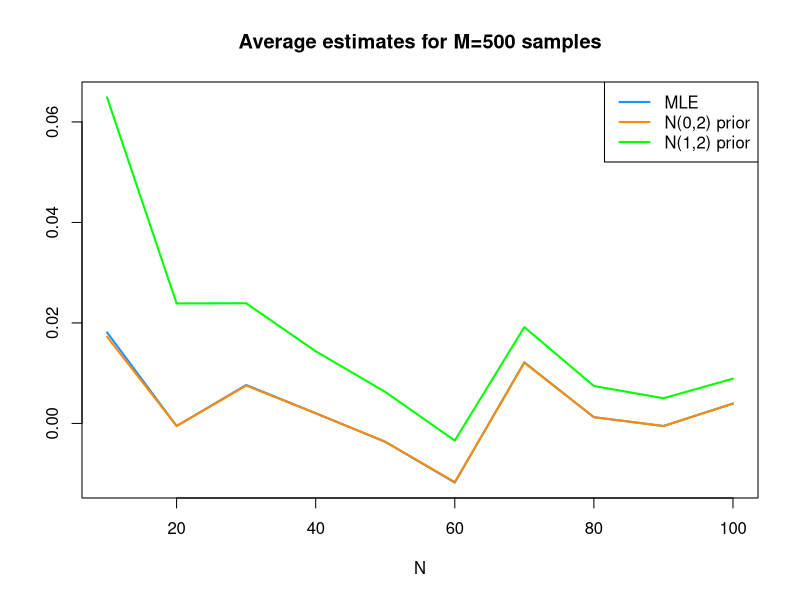
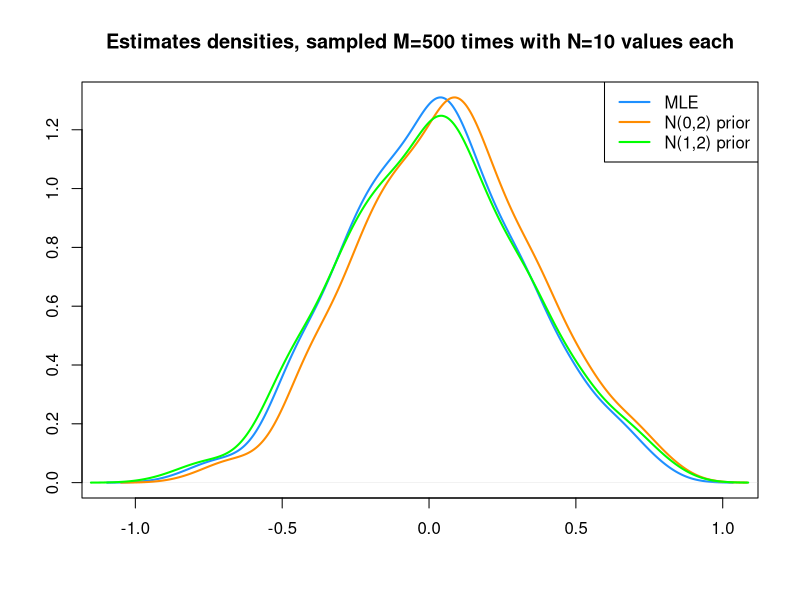
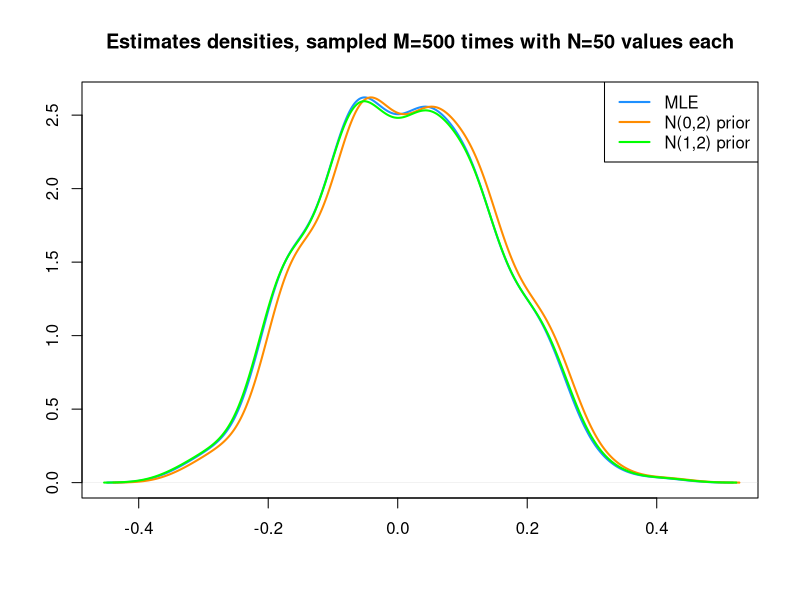
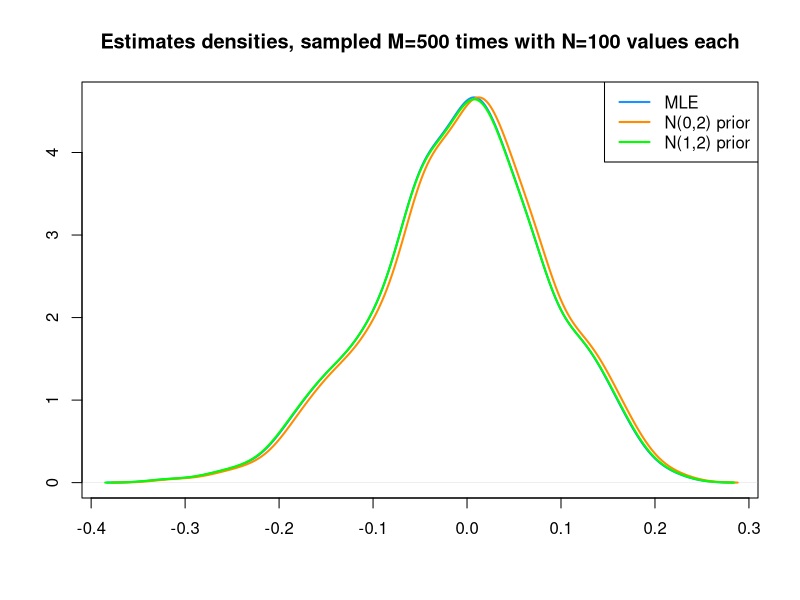

Reproduce these figures in R, in order.
# Generate N normal r.v. + Bayes/MLE estimates
simu_normal <- function(N, M){
    mles = c()
    mas = c()
    mbs = c()
    for(i in 1:M){
        X = rnorm(N, 0, 1)
        mle = mean(X)
        mles = c(mles, mle)
        mas = c(mas, 2*N/(2*N+1)*mle)
        mbs = c(mbs, 2*N/(2*N+1)*mle + 1/(2*N+1))
    }
    return(matrix(c(mas, mbs, mles), 3, M, byrow=TRUE))
}

Ns = seq(10, 100, 10)
ma_means = c()
mb_means = c()
mle_means = c()
for(N in Ns){
    est = simu_normal(N, 500)
    # Mean of sampled estimates
    ma_means = c(ma_means, mean(est[1,]))
    mb_means = c(mb_means, mean(est[2,]))
    mle_means = c(mle_means, mean(est[3,]))
}
vals = c(ma_means, mb_means, mle_means)
plot(Ns, mle_means, type="l", col="dodgerblue", lwd=2, ylim=c(min(vals),max(vals)),
     main="Average estimates for M=500 samples", ylab="", xlab="N")
lines(Ns, ma_means, col="darkorange", lwd=2)
lines(Ns, mb_means, col="green", lwd=2)
legend("topright", c("MLE", "N(0,2) prior", "N(1,2) prior"),
       col=c("dodgerblue", "darkorange", "green"), lwd=2)

for(N in c(10, 50, 100)){
    est = simu_normal(N, 500)
    plot(density(est[1,]), type="l", col="dodgerblue", lwd=2, ylab="", xlab="",
         main=sprintf("Estimates densities, sampled M=500 times with N=%d values each", N))
    lines(density(est[2,]), col="darkorange", lwd=2)
    lines(density(est[3,]), col="green", lwd=2)
    legend("topright", c("MLE", "N(0,2) prior", "N(1,2) prior"),
           col=c("dodgerblue", "darkorange", "green"), lwd=2)
}
